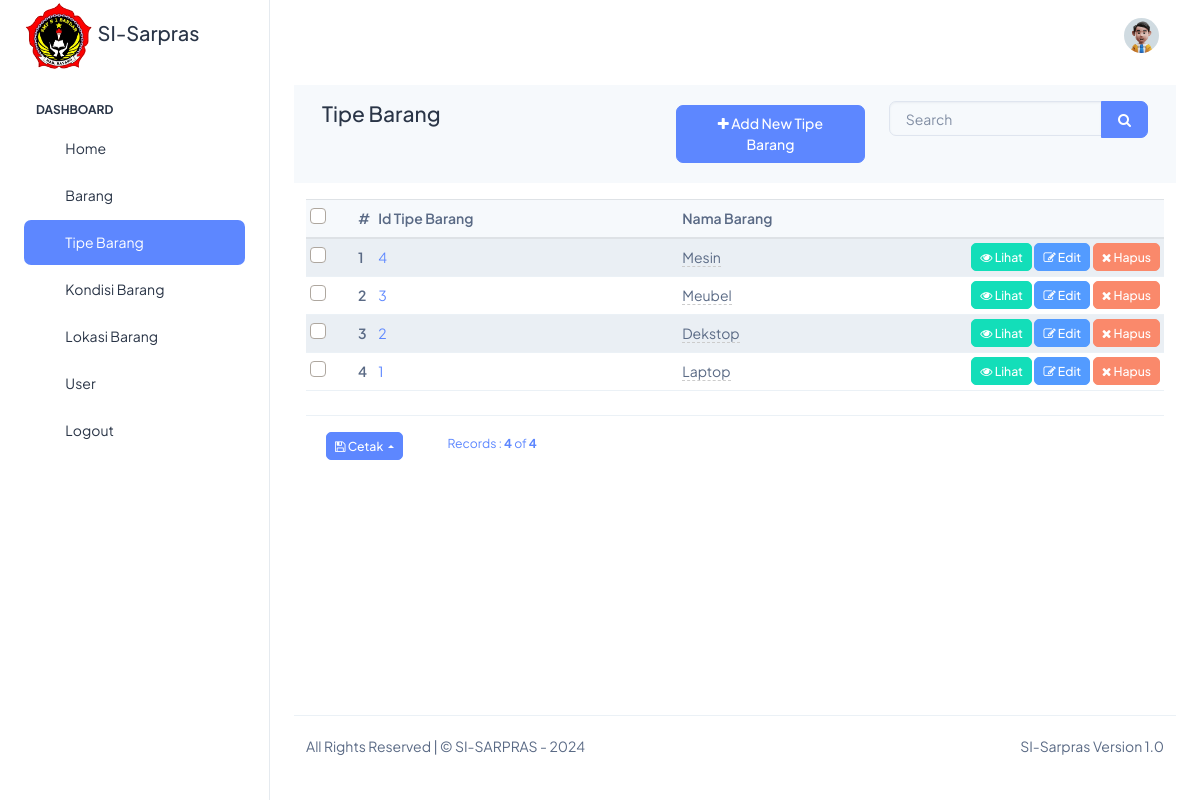
/tipe_barang (signed in), run on the app's committed database.
### tables this page shows
CREATE TABLE `tipe_barang` (
  `id_tipe_barang` int(11) NOT NULL,
  `nama_barang` varchar(255) NOT NULL
);

### app/views/partials/tipe_barang/list.php (the view, shortened to what the rows shown need)
<?php
$can_edit = ACL::is_allowed("tipe_barang/edit");
$can_view = ACL::is_allowed("tipe_barang/view");
$can_delete = ACL::is_allowed("tipe_barang/delete");
?>
<?php
$page_element_id = "list-page-" . random_str();
$current_page = $this->set_current_page_link();
$view_data = $this->view_data;
$records = $view_data->records;
?>
<section class="page" id="<?php echo $page_element_id; ?>" data-page-type="list"  data-display-type="table" data-page-url="<?php print_link($current_page); ?>">
        <div  class="">
            <div class="container-fluid">
                <div class="row ">
                    <div class="col-md-12 comp-grid">
                        <div  class=" animated fadeIn page-content">
                            <div id="tipe_barang-list-records">
                                <div id="page-report-body" class="table-responsive">
                                    <table class="table  table-striped table-sm text-left">
                                        <thead class="table-header bg-light">
                                            <tr>
                                                <?php if($can_delete){ ?>
                                                <th class="td-checkbox">
                                                    <label class="custom-control custom-checkbox custom-control-inline">
                                                    </label>
                                                </th>
                                                <?php } ?>
                                                <th class="td-sno">#</th>
                                                <th  class="td-id_tipe_barang"> Id Tipe Barang</th>
                                                <th  class="td-nama_barang"> Nama Barang</th>
                                                <th class="td-btn"></th>
                                            </tr>
                                        </thead>
                                        <?php
                                        if(!empty($records)){
                                        ?>
                                        <tbody class="page-data" id="page-data-<?php echo $page_element_id; ?>">
                                            <?php
                                            $counter = 0;
                                            foreach($records as $data){
                                            $rec_id = (!empty($data['id_tipe_barang']) ? urlencode($data['id_tipe_barang']) : null);
                                            $counter++;
                                            ?>
                                            <tr>
                                                <?php if($can_delete){ ?>
                                                <th class=" td-checkbox">
                                                    <label class="custom-control custom-checkbox custom-control-inline">
                                                        </label>
                                                    </th>
                                                    <?php } ?>
                                                    <th class="td-sno"><?php echo $counter; ?></th>
                                                    <td class="td-id_tipe_barang"><a href="<?php print_link("tipe_barang/view/$data[id_tipe_barang]") ?>"><?php echo $data['id_tipe_barang']; ?></a></td>
                                                    <td class="td-nama_barang">
                                                        <span <?php if($can_edit){ ?> data-value="<?php echo $data['nama_barang']; ?>"
                                                            data-pk="<?php echo $data['id_tipe_barang'] ?>"
                                                            data-url="<?php print_link("tipe_barang/editfield/" . urlencode($data['id_tipe_barang'])); ?>"
                                                            data-name="nama_barang"
                                                            data-title="Enter Nama Barang"
                                                            data-placement="left"
                                                            data-toggle="click"
                                                            data-type="text"
                                                            data-mode="popover"
                                                            data-showbuttons="left"
                                                            class="is-editable" <?php } ?>>
                                                            <?php echo $data['nama_barang']; ?>
                                                        </span>
                                                    </td>
                                                    <th class="td-btn">
                                                        <?php if($can_view){ ?>
                                                        <a class="btn btn-sm btn-success has-tooltip" title="View Record" href="<?php print_link("tipe_barang/view/$rec_id"); ?>">
                                                            <i class="fa fa-eye"></i> Lihat
                                                        </a>
                                                        <?php } ?>
                                                        <?php if($can_edit){ ?>
                                                        <a class="btn btn-sm btn-info has-tooltip" title="Edit This Record" href="<?php print_link("tipe_barang/edit/$rec_id"); ?>">
                                                            <i class="fa fa-edit"></i> Edit
                                                        </a>
                                                        <?php } ?>
                                                        <?php if($can_delete){ ?>
                                                        <a class="btn btn-sm btn-danger has-tooltip record-delete-btn" title="Delete this record" href="" data-prompt-msg="Apakah anda yakin ingin menghapus data ini?" data-display-style="modal">
                                                            <i class="fa fa-times"></i>
                                                            Hapus
                                                        </a>
                                                        <?php } ?>
                                                    </th>
                                                </tr>
                                                <?php
                                                }
                                                ?>
                                            </tbody>
                                            <?php
                                            }
                                            ?>
                                        </table>
                                    </div>
                                                    </div>
                                                </div>
                                            </div>
                                        </div>
                                    </div>
                                </div>
                            </section>

### data on the page
tipe_barang: id_tipe_barang "4", nama_barang "Mesin"
tipe_barang: id_tipe_barang "3", nama_barang "Meubel"
tipe_barang: id_tipe_barang "2", nama_barang "Dekstop"
tipe_barang: id_tipe_barang "1", nama_barang "Laptop"

### other printed values
$menuobj['label'] "Home"
$menuobj['label'] "Barang"
$menuobj['label'] "Tipe Barang"
$menuobj['label'] "Kondisi Barang"
$menuobj['label'] "Lokasi Barang"
$menuobj['label'] "User"
$record_position "4"
$this->total_records "4"
SITE_NAME "SI-SARPRAS"
